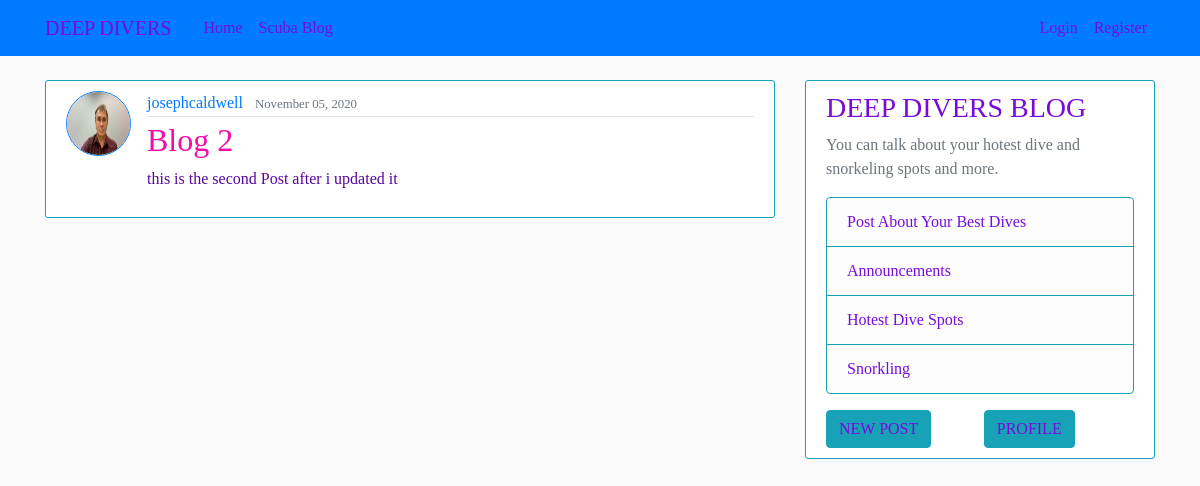
The app's page /post/2/ with its own data.
### scuba_blog/models.py (models this page shows, shortened)
class Post(models.Model):
    title= models.CharField(max_length=100)
    content= models.TextField()
    date_posted= models.DateTimeField(default= timezone.now)
    author = models.ForeignKey(User, on_delete= models.CASCADE)

### users/models.py (models this page shows, shortened)
class Profile(models.Model):
    user = models.OneToOneField(User, on_delete=models.CASCADE)
    image = models.ImageField(default='default.jpg', upload_to='profile_pics')

### scuba_blog/views.py (the view)
# urls.py: path('post/<int:pk>/', PostDetailView.as_view(), name='post-detail'),
class PostDetailView(DetailView):
    model = Post

### scuba_blog/templates/scuba_blog/post_detail.html (shortened to what this page needs)
{% extends "scuba_blog/base.html" %}
{% block content %}
  <article id="title" class="media content-section border border-info">
    <img class="rounded-circle border border-primary article-img" src="{{ object.author.profile.image.url }}">
    <div class="media-body">
      <div class="article-metadata">
        <a class="mr-2" href="#">{{ object.author }}</a>
        <small class="text-muted">{{ object.date_posted|date:"F d, Y" }}</small>
      </div>
      <h2 class="article-title">{{ object.title }}</h2>
      <p class="article-content">{{ object.content }}</p>
    </div>
  </article>
{% endblock content %}

### static/css/main.css (style rules this page uses)
body { background: #fafafa; color: #2409bd; margin-top: 5rem; width:100%; }
#title { font-family: Algerian,Castellar; color: #770bdc; }
p { color: rgb(88, 5, 156) !important; font-family:Castellar; }
.content-section { background: #ffffff; padding: 10px 20px; border: 1px solid #dddddd; border-radius: 3px; margin-bottom: 20px; }
.article-title { color: #f70aa8; }
.article-content { white-space: pre-line; }
.article-img { height: 65px; width: 65px; margin-right: 16px; }
.article-metadata { padding-bottom: 1px; margin-bottom: 4px; border-bottom: 1px solid #e3e3e3 }

### records on screen
Post: author.profile.image (picture), author "josephcaldwell", date_posted "November 05, 2020", title "Blog 2", content "this is the second Post after i updated it"
